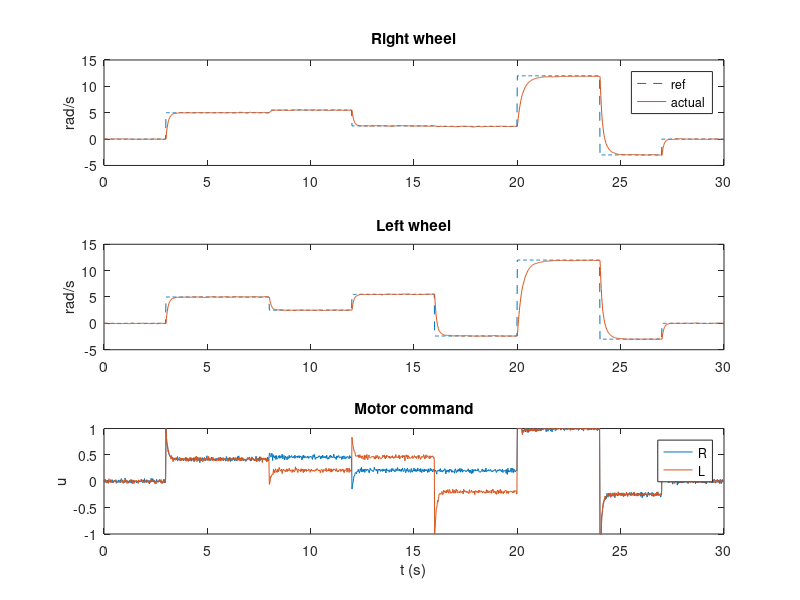
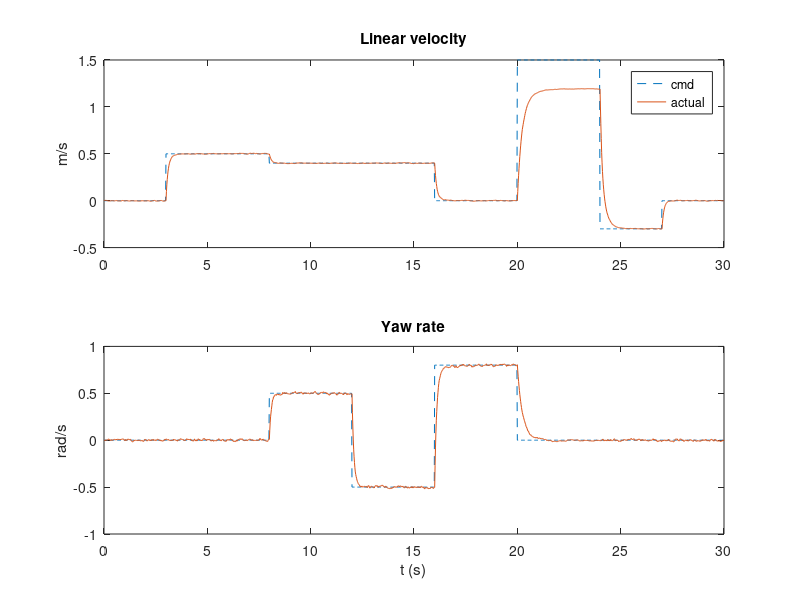
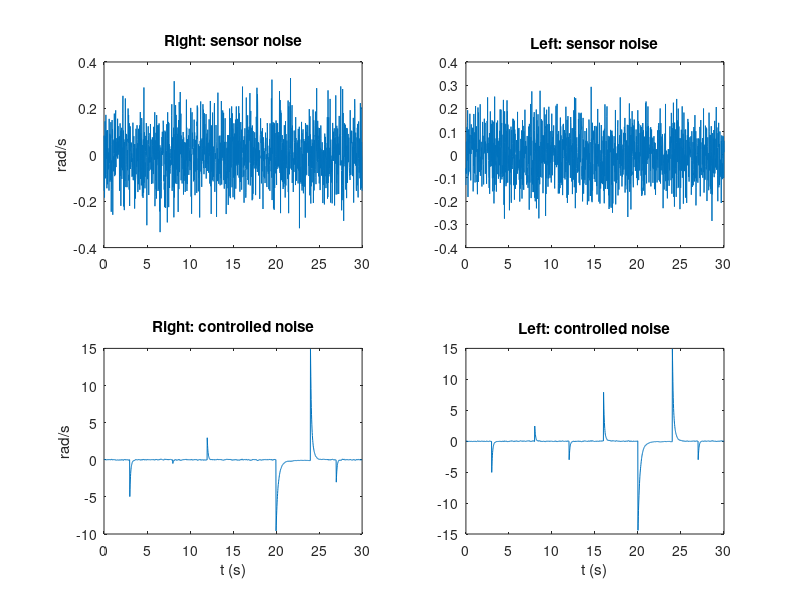

These charts were generated, in order, by the following MATLAB code:
r = 0.1;
b = 0.6;
w_max = 12;
time_step = 0.02;
sims_duration = 30;
motor_time_constant = 0.25;
noise = 0.10;
max_motor_command = 1.0; 
initial_speeds = 0; 

%build the time matrix (0-30s)
t = 0: time_step: sims_duration; 

%rover command empty vector 
lin_v = zeros(1, length(t)); 
yaw = zeros(1, length(t)); 

for i = 1:length(t)
    if t(i) >= 3 & t(i) < 8
        lin_v(i) = 0.5; 
    elseif t(i) >= 8 & t(i) < 12
        lin_v(i) = 0.4; 
        yaw(i) = 0.5; 
    elseif t(i) >= 12 & t(i) < 16
        lin_v(i) = 0.4;   
        yaw(i) = -0.5; 
    elseif t(i) >= 16 & t(i) < 20
        yaw(i) = 0.8; 
    elseif t(i) >= 20 & t(i) < 24
        lin_v(i) = 1.5; 
    elseif t(i) >= 24 & t(i) < 27
        lin_v(i) = -0.3; 
    end 
end 

w_left = (lin_v - (b/2)*yaw)/r; 
w_right = (lin_v + (b/2)*yaw)/r; 

w_right = max(min(w_right, w_max), -w_max);
w_left  = max(min(w_left,  w_max), -w_max);
w_ref = [w_right; w_left];

%assuming u = 1 
K = w_max/max_motor_command; 

%calculate PID
lambda = 0.1; %ask about this number 
Kp = motor_time_constant/(K*lambda);
Ki = 1/(K*lambda);
Kd = 0;

%setup for sim
w_act = zeros(2, length(t)); 
w_meas = zeros(2, length(t)); 
u = zeros(2, length(t));
I = [0; 0]; 

for j = 1:(length(t)-1)
    w_meas(:,j) = w_act(:,j) + noise*randn(2,1);
    e = w_ref(:, j) - w_meas(:, j); 
    
    u_raw = Kp*e + Ki*I;
    u(:,j) = max(min(u_raw, max_motor_command), -max_motor_command);

    pushing = (abs(u_raw) > max_motor_command) & (sign(u_raw) == sign(e));
    I = I + time_step * e .* ~pushing;
    
    w_act(:,j+1) = w_act(:,j) + (time_step/motor_time_constant) * (K*u(:,j) - w_act(:,j));
end 

w_meas(:,length(t)) = w_act(:,length(t)) + noise*randn(2,1);  
v_act   = r*(w_act(1,:) + w_act(2,:))/2;
yaw_act = r*(w_act(1,:) - w_act(2,:))/b;

figure;
subplot(3,1,1); plot(t, w_ref(1,:), '--', t, w_act(1,:)); title('Right wheel'); ylabel('rad/s'); legend('ref','actual');
subplot(3,1,2); plot(t, w_ref(2,:), '--', t, w_act(2,:)); title('Left wheel'); ylabel('rad/s');
subplot(3,1,3); plot(t, u(1,:), t, u(2,:)); title('Motor command'); ylabel('u'); xlabel('t (s)'); legend('R','L');

figure;
subplot(2,1,1); plot(t, lin_v, '--', t, v_act); title('Linear velocity'); ylabel('m/s'); legend('cmd','actual');
subplot(2,1,2); plot(t, yaw, '--', t, yaw_act); title('Yaw rate'); ylabel('rad/s'); xlabel('t (s)');

sensor_noise = w_meas - w_act;
wheel_error  = w_act  - w_ref;

figure('Name','Sensor Noise vs Controlled Sensor Noise');

subplot(2,2,1); 
plot(t, sensor_noise(1,:)); 
title('Right: sensor noise'); 
ylabel('rad/s');

subplot(2,2,2); 
plot(t, sensor_noise(2,:)); 
title('Left: sensor noise');

subplot(2,2,3); 
plot(t, wheel_error(1,:));  
title('Right: controlled noise'); 
xlabel('t (s)'); 
ylabel('rad/s');

subplot(2,2,4); 
plot(t, wheel_error(2,:));  
title('Left: controlled noise');  
xlabel('t (s)');
